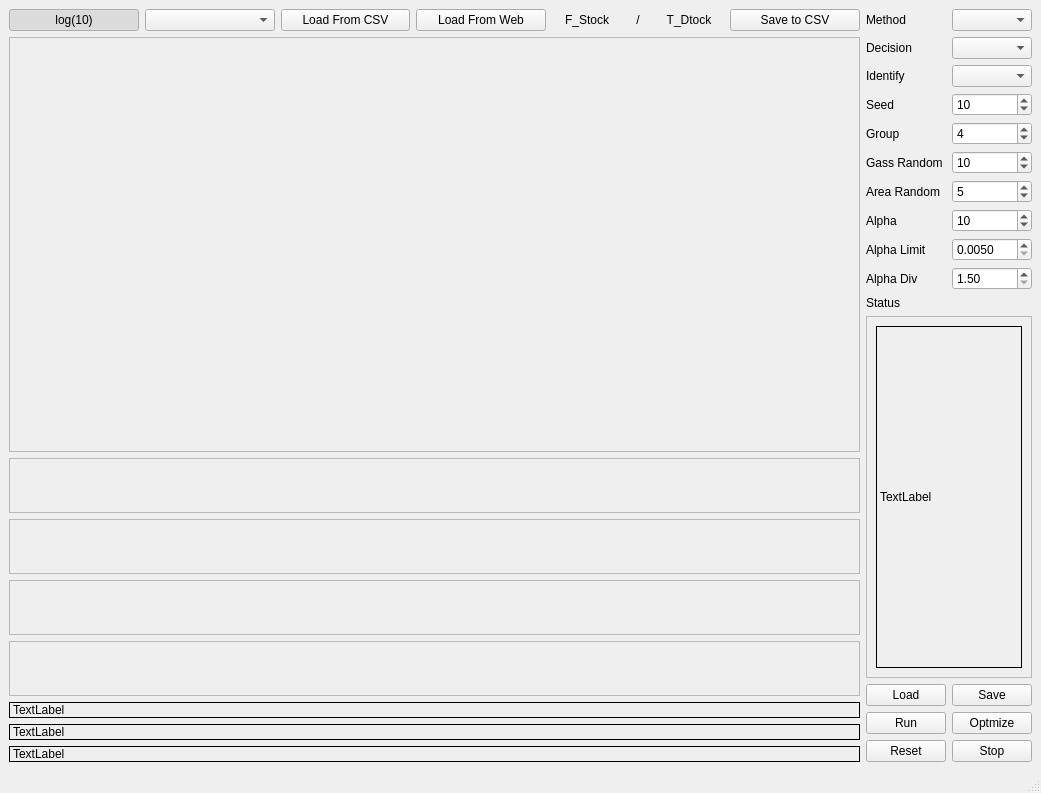
<?xml version="1.0" encoding="UTF-8"?>
<ui version="4.0">
 <class>MainWindow</class>
 <widget class="QMainWindow" name="MainWindow">
  <property name="geometry">
   <rect>
    <x>0</x>
    <y>0</y>
    <width>1041</width>
    <height>793</height>
   </rect>
  </property>
  <property name="windowTitle">
   <string>MainWindow</string>
  </property>
  <widget class="QWidget" name="centralwidget">
   <layout class="QGridLayout" name="gridLayout">
    <item row="0" column="0">
     <layout class="QHBoxLayout" name="horizontalLayout_13">
      <item>
       <layout class="QVBoxLayout" name="verticalLayout_4">
        <item>
         <layout class="QHBoxLayout" name="horizontalLayout_12">
          <item>
           <widget class="QPushButton" name="PB_Display_log10">
            <property name="text">
             <string>log(10)</string>
            </property>
            <property name="checkable">
             <bool>true</bool>
            </property>
            <property name="checked">
             <bool>true</bool>
            </property>
           </widget>
          </item>
          <item>
           <widget class="QComboBox" name="CB_Select_Chart">
            <property name="sizePolicy">
             <sizepolicy hsizetype="Minimum" vsizetype="Fixed">
              <horstretch>0</horstretch>
              <verstretch>0</verstretch>
             </sizepolicy>
            </property>
           </widget>
          </item>
          <item>
           <widget class="QPushButton" name="PB_Load_Stock_CSV">
            <property name="text">
             <string>Load From CSV</string>
            </property>
            <property name="checkable">
             <bool>true</bool>
            </property>
           </widget>
          </item>
          <item>
           <widget class="QPushButton" name="PB_Load_Stock_WEB">
            <property name="text">
             <string>Load From Web</string>
            </property>
            <property name="checkable">
             <bool>true</bool>
            </property>
           </widget>
          </item>
          <item>
           <widget class="QLabel" name="LB_Finish_Stock">
            <property name="maximumSize">
             <size>
              <width>70</width>
              <height>16777215</height>
             </size>
            </property>
            <property name="text">
             <string>F_Stock</string>
            </property>
            <property name="alignment">
             <set>Qt::AlignCenter</set>
            </property>
           </widget>
          </item>
          <item>
           <widget class="QLabel" name="label_17">
            <property name="maximumSize">
             <size>
              <width>20</width>
              <height>16777215</height>
             </size>
            </property>
            <property name="text">
             <string>/</string>
            </property>
            <property name="alignment">
             <set>Qt::AlignCenter</set>
            </property>
           </widget>
          </item>
          <item>
           <widget class="QLabel" name="LB_Total_Stock">
            <property name="maximumSize">
             <size>
              <width>70</width>
              <height>16777215</height>
             </size>
            </property>
            <property name="text">
             <string>T_Dtock</string>
            </property>
            <property name="alignment">
             <set>Qt::AlignCenter</set>
            </property>
           </widget>
          </item>
          <item>
           <widget class="QPushButton" name="PB_Save_Stock_CSV">
            <property name="text">
             <string>Save to CSV</string>
            </property>
           </widget>
          </item>
         </layout>
        </item>
        <item>
         <layout class="QVBoxLayout" name="verticalLayout">
          <item>
           <widget class="QScrollArea" name="SC_Main_Chart">
            <property name="widgetResizable">
             <bool>true</bool>
            </property>
            <widget class="QWidget" name="scrollAreaWidgetContents">
             <property name="geometry">
              <rect>
               <x>0</x>
               <y>0</y>
               <width>807</width>
               <height>357</height>
              </rect>
             </property>
            </widget>
           </widget>
          </item>
          <item>
           <widget class="QScrollArea" name="SC_Sub_Chart_1">
            <property name="sizePolicy">
             <sizepolicy hsizetype="Expanding" vsizetype="Minimum">
              <horstretch>0</horstretch>
              <verstretch>0</verstretch>
             </sizepolicy>
            </property>
            <property name="maximumSize">
             <size>
              <width>16777215</width>
              <height>55</height>
             </size>
            </property>
            <property name="widgetResizable">
             <bool>true</bool>
            </property>
            <widget class="QWidget" name="scrollAreaWidgetContents_2">
             <property name="geometry">
              <rect>
               <x>0</x>
               <y>0</y>
               <width>807</width>
               <height>53</height>
              </rect>
             </property>
            </widget>
           </widget>
          </item>
          <item>
           <widget class="QScrollArea" name="SC_Sub_Chart_2">
            <property name="sizePolicy">
             <sizepolicy hsizetype="Expanding" vsizetype="Minimum">
              <horstretch>0</horstretch>
              <verstretch>0</verstretch>
             </sizepolicy>
            </property>
            <property name="maximumSize">
             <size>
              <width>16777215</width>
              <height>55</height>
             </size>
            </property>
            <property name="widgetResizable">
             <bool>true</bool>
            </property>
            <widget class="QWidget" name="scrollAreaWidgetContents_3">
             <property name="geometry">
              <rect>
               <x>0</x>
               <y>0</y>
               <width>807</width>
               <height>53</height>
              </rect>
             </property>
            </widget>
           </widget>
          </item>
          <item>
           <widget class="QScrollArea" name="SC_Sub_Chart_3">
            <property name="sizePolicy">
             <sizepolicy hsizetype="Expanding" vsizetype="Minimum">
              <horstretch>0</horstretch>
              <verstretch>0</verstretch>
             </sizepolicy>
            </property>
            <property name="maximumSize">
             <size>
              <width>16777215</width>
              <height>55</height>
             </size>
            </property>
            <property name="widgetResizable">
             <bool>true</bool>
            </property>
            <widget class="QWidget" name="scrollAreaWidgetContents_4">
             <property name="geometry">
              <rect>
               <x>0</x>
               <y>0</y>
               <width>807</width>
               <height>53</height>
              </rect>
             </property>
            </widget>
           </widget>
          </item>
          <item>
           <widget class="QScrollArea" name="SC_Sub_Chart_4">
            <property name="sizePolicy">
             <sizepolicy hsizetype="Expanding" vsizetype="Minimum">
              <horstretch>0</horstretch>
              <verstretch>0</verstretch>
             </sizepolicy>
            </property>
            <property name="maximumSize">
             <size>
              <width>16777215</width>
              <height>55</height>
             </size>
            </property>
            <property name="widgetResizable">
             <bool>true</bool>
            </property>
            <widget class="QWidget" name="scrollAreaWidgetContents_5">
             <property name="geometry">
              <rect>
               <x>0</x>
               <y>0</y>
               <width>807</width>
               <height>53</height>
              </rect>
             </property>
            </widget>
           </widget>
          </item>
          <item>
           <widget class="QLabel" name="LB_Opt_Display">
            <property name="sizePolicy">
             <sizepolicy hsizetype="Minimum" vsizetype="Minimum">
              <horstretch>0</horstretch>
              <verstretch>0</verstretch>
             </sizepolicy>
            </property>
            <property name="frameShape">
             <enum>QFrame::Box</enum>
            </property>
            <property name="text">
             <string>TextLabel</string>
            </property>
           </widget>
          </item>
          <item>
           <widget class="QLabel" name="LB_Opt_Display_2">
            <property name="sizePolicy">
             <sizepolicy hsizetype="Minimum" vsizetype="Minimum">
              <horstretch>0</horstretch>
              <verstretch>0</verstretch>
             </sizepolicy>
            </property>
            <property name="frameShape">
             <enum>QFrame::Box</enum>
            </property>
            <property name="text">
             <string>TextLabel</string>
            </property>
           </widget>
          </item>
          <item>
           <widget class="QLabel" name="LB_Select_Display">
            <property name="sizePolicy">
             <sizepolicy hsizetype="Minimum" vsizetype="Minimum">
              <horstretch>0</horstretch>
              <verstretch>0</verstretch>
             </sizepolicy>
            </property>
            <property name="frameShape">
             <enum>QFrame::Box</enum>
            </property>
            <property name="text">
             <string>TextLabel</string>
            </property>
           </widget>
          </item>
         </layout>
        </item>
       </layout>
      </item>
      <item>
       <layout class="QVBoxLayout" name="verticalLayout_5">
        <item>
         <layout class="QVBoxLayout" name="verticalLayout_2">
          <property name="sizeConstraint">
           <enum>QLayout::SetMinimumSize</enum>
          </property>
          <item>
           <layout class="QHBoxLayout" name="horizontalLayout">
            <item>
             <widget class="QLabel" name="label">
              <property name="sizePolicy">
               <sizepolicy hsizetype="Minimum" vsizetype="Preferred">
                <horstretch>0</horstretch>
                <verstretch>0</verstretch>
               </sizepolicy>
              </property>
              <property name="text">
               <string>Method</string>
              </property>
             </widget>
            </item>
            <item>
             <widget class="QComboBox" name="CB_Method_Sel">
              <property name="sizePolicy">
               <sizepolicy hsizetype="Minimum" vsizetype="Fixed">
                <horstretch>0</horstretch>
                <verstretch>0</verstretch>
               </sizepolicy>
              </property>
             </widget>
            </item>
           </layout>
          </item>
          <item>
           <layout class="QHBoxLayout" name="horizontalLayout_14">
            <item>
             <widget class="QLabel" name="label_13">
              <property name="sizePolicy">
               <sizepolicy hsizetype="Minimum" vsizetype="Preferred">
                <horstretch>0</horstretch>
                <verstretch>0</verstretch>
               </sizepolicy>
              </property>
              <property name="text">
               <string>Decision</string>
              </property>
             </widget>
            </item>
            <item>
             <widget class="QComboBox" name="CB_Decisin_Sel">
              <property name="sizePolicy">
               <sizepolicy hsizetype="Minimum" vsizetype="Fixed">
                <horstretch>0</horstretch>
                <verstretch>0</verstretch>
               </sizepolicy>
              </property>
             </widget>
            </item>
           </layout>
          </item>
          <item>
           <layout class="QHBoxLayout" name="horizontalLayout_15">
            <item>
             <widget class="QLabel" name="label_14">
              <property name="sizePolicy">
               <sizepolicy hsizetype="Minimum" vsizetype="Preferred">
                <horstretch>0</horstretch>
                <verstretch>0</verstretch>
               </sizepolicy>
              </property>
              <property name="text">
               <string>Identify</string>
              </property>
             </widget>
            </item>
            <item>
             <widget class="QComboBox" name="CB_Identify_Sel">
              <property name="sizePolicy">
               <sizepolicy hsizetype="Minimum" vsizetype="Fixed">
                <horstretch>0</horstretch>
                <verstretch>0</verstretch>
               </sizepolicy>
              </property>
             </widget>
            </item>
           </layout>
          </item>
          <item>
           <layout class="QHBoxLayout" name="horizontalLayout_2">
            <item>
             <widget class="QLabel" name="label_2">
              <property name="sizePolicy">
               <sizepolicy hsizetype="Minimum" vsizetype="Preferred">
                <horstretch>0</horstretch>
                <verstretch>0</verstretch>
               </sizepolicy>
              </property>
              <property name="text">
               <string>Seed</string>
              </property>
             </widget>
            </item>
            <item>
             <widget class="QSpinBox" name="SB_Seed">
              <property name="value">
               <number>10</number>
              </property>
             </widget>
            </item>
           </layout>
          </item>
          <item>
           <layout class="QHBoxLayout" name="horizontalLayout_5">
            <item>
             <widget class="QLabel" name="label_5">
              <property name="sizePolicy">
               <sizepolicy hsizetype="Minimum" vsizetype="Preferred">
                <horstretch>0</horstretch>
                <verstretch>0</verstretch>
               </sizepolicy>
              </property>
              <property name="text">
               <string>Group</string>
              </property>
             </widget>
            </item>
            <item>
             <widget class="QSpinBox" name="SB_Group">
              <property name="value">
               <number>4</number>
              </property>
             </widget>
            </item>
           </layout>
          </item>
          <item>
           <layout class="QHBoxLayout" name="horizontalLayout_6">
            <item>
             <widget class="QLabel" name="label_6">
              <property name="sizePolicy">
               <sizepolicy hsizetype="Minimum" vsizetype="Preferred">
                <horstretch>0</horstretch>
                <verstretch>0</verstretch>
               </sizepolicy>
              </property>
              <property name="text">
               <string>Gass Random</string>
              </property>
             </widget>
            </item>
            <item>
             <widget class="QSpinBox" name="SB_Gass_Random">
              <property name="value">
               <number>10</number>
              </property>
             </widget>
            </item>
           </layout>
          </item>
          <item>
           <layout class="QHBoxLayout" name="horizontalLayout_4">
            <item>
             <widget class="QLabel" name="label_4">
              <property name="sizePolicy">
               <sizepolicy hsizetype="Minimum" vsizetype="Preferred">
                <horstretch>0</horstretch>
                <verstretch>0</verstretch>
               </sizepolicy>
              </property>
              <property name="text">
               <string>Area Random</string>
              </property>
             </widget>
            </item>
            <item>
             <widget class="QSpinBox" name="SB_Area_Random">
              <property name="value">
               <number>5</number>
              </property>
             </widget>
            </item>
           </layout>
          </item>
          <item>
           <layout class="QHBoxLayout" name="horizontalLayout_3">
            <item>
             <widget class="QLabel" name="label_3">
              <property name="sizePolicy">
               <sizepolicy hsizetype="Minimum" vsizetype="Preferred">
                <horstretch>0</horstretch>
                <verstretch>0</verstretch>
               </sizepolicy>
              </property>
              <property name="text">
               <string>Alpha</string>
              </property>
             </widget>
            </item>
            <item>
             <widget class="QSpinBox" name="SB_Alpha">
              <property name="value">
               <number>10</number>
              </property>
             </widget>
            </item>
           </layout>
          </item>
          <item>
           <layout class="QHBoxLayout" name="horizontalLayout_8">
            <item>
             <widget class="QLabel" name="label_8">
              <property name="sizePolicy">
               <sizepolicy hsizetype="Minimum" vsizetype="Preferred">
                <horstretch>0</horstretch>
                <verstretch>0</verstretch>
               </sizepolicy>
              </property>
              <property name="text">
               <string>Alpha Limit</string>
              </property>
             </widget>
            </item>
            <item>
             <widget class="QDoubleSpinBox" name="SB_Alpha_Limit">
              <property name="decimals">
               <number>4</number>
              </property>
              <property name="minimum">
               <double>0.005000000000000</double>
              </property>
             </widget>
            </item>
           </layout>
          </item>
          <item>
           <layout class="QHBoxLayout" name="horizontalLayout_7">
            <item>
             <widget class="QLabel" name="label_7">
              <property name="sizePolicy">
               <sizepolicy hsizetype="Minimum" vsizetype="Preferred">
                <horstretch>0</horstretch>
                <verstretch>0</verstretch>
               </sizepolicy>
              </property>
              <property name="text">
               <string>Alpha Div</string>
              </property>
             </widget>
            </item>
            <item>
             <widget class="QDoubleSpinBox" name="SB_Alpha_Div">
              <property name="minimum">
               <double>1.500000000000000</double>
              </property>
             </widget>
            </item>
           </layout>
          </item>
         </layout>
        </item>
        <item>
         <layout class="QVBoxLayout" name="verticalLayout_3">
          <property name="sizeConstraint">
           <enum>QLayout::SetMinimumSize</enum>
          </property>
          <item>
           <widget class="QLabel" name="label_10">
            <property name="sizePolicy">
             <sizepolicy hsizetype="Minimum" vsizetype="Preferred">
              <horstretch>0</horstretch>
              <verstretch>0</verstretch>
             </sizepolicy>
            </property>
            <property name="text">
             <string>Status</string>
            </property>
           </widget>
          </item>
          <item>
           <widget class="QScrollArea" name="scrollArea">
            <property name="sizePolicy">
             <sizepolicy hsizetype="Minimum" vsizetype="Expanding">
              <horstretch>0</horstretch>
              <verstretch>0</verstretch>
             </sizepolicy>
            </property>
            <property name="widgetResizable">
             <bool>true</bool>
            </property>
            <widget class="QWidget" name="scrollAreaWidgetContents_7">
             <property name="geometry">
              <rect>
               <x>0</x>
               <y>0</y>
               <width>191</width>
               <height>258</height>
              </rect>
             </property>
             <layout class="QGridLayout" name="gridLayout_2">
              <item row="0" column="0">
               <widget class="QLabel" name="LB_Status">
                <property name="sizePolicy">
                 <sizepolicy hsizetype="Minimum" vsizetype="Expanding">
                  <horstretch>0</horstretch>
                  <verstretch>0</verstretch>
                 </sizepolicy>
                </property>
                <property name="frameShape">
                 <enum>QFrame::Box</enum>
                </property>
                <property name="text">
                 <string>TextLabel</string>
                </property>
               </widget>
              </item>
             </layout>
            </widget>
           </widget>
          </item>
         </layout>
        </item>
        <item>
         <layout class="QHBoxLayout" name="horizontalLayout_9">
          <property name="sizeConstraint">
           <enum>QLayout::SetMinimumSize</enum>
          </property>
          <item>
           <widget class="QPushButton" name="PB_Load_Conditin">
            <property name="text">
             <string>Load</string>
            </property>
           </widget>
          </item>
          <item>
           <widget class="QPushButton" name="PB_Save_Condition">
            <property name="text">
             <string>Save</string>
            </property>
           </widget>
          </item>
         </layout>
        </item>
        <item>
         <layout class="QHBoxLayout" name="horizontalLayout_11">
          <property name="sizeConstraint">
           <enum>QLayout::SetMinimumSize</enum>
          </property>
          <item>
           <widget class="QPushButton" name="PB_Run_one_time">
            <property name="text">
             <string>Run</string>
            </property>
            <property name="checkable">
             <bool>false</bool>
            </property>
           </widget>
          </item>
          <item>
           <widget class="QPushButton" name="PB_Optimize">
            <property name="text">
             <string>Optmize</string>
            </property>
            <property name="checkable">
             <bool>true</bool>
            </property>
           </widget>
          </item>
         </layout>
        </item>
        <item>
         <layout class="QHBoxLayout" name="horizontalLayout_10">
          <property name="sizeConstraint">
           <enum>QLayout::SetMinimumSize</enum>
          </property>
          <item>
           <widget class="QPushButton" name="PB_Reset">
            <property name="text">
             <string>Reset</string>
            </property>
            <property name="checkable">
             <bool>false</bool>
            </property>
           </widget>
          </item>
          <item>
           <widget class="QPushButton" name="PB_Stop">
            <property name="text">
             <string>Stop</string>
            </property>
            <property name="checkable">
             <bool>true</bool>
            </property>
           </widget>
          </item>
         </layout>
        </item>
       </layout>
      </item>
     </layout>
    </item>
   </layout>
  </widget>
  <widget class="QMenuBar" name="menubar">
   <property name="geometry">
    <rect>
     <x>0</x>
     <y>0</y>
     <width>1041</width>
     <height>25</height>
    </rect>
   </property>
  </widget>
  <widget class="QStatusBar" name="statusbar"/>
 </widget>
 <resources/>
 <connections/>
</ui>
